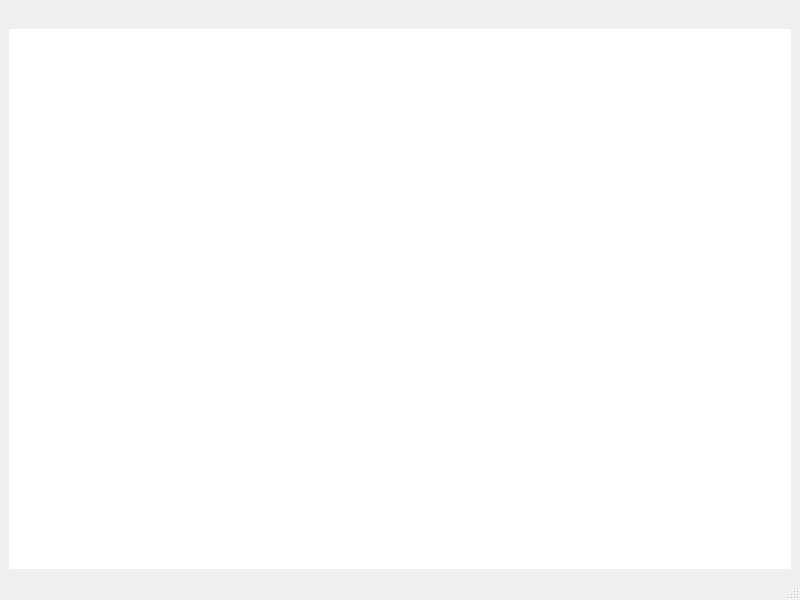
<?xml version="1.0" encoding="UTF-8"?>
<ui version="4.0">
 <class>Triselect</class>
 <widget class="QMainWindow" name="Triselect">
  <property name="geometry">
   <rect>
    <x>0</x>
    <y>0</y>
    <width>800</width>
    <height>600</height>
   </rect>
  </property>
  <property name="windowTitle">
   <string>MainWindow</string>
  </property>
  <widget class="QWidget" name="centralwidget">
   <property name="sizePolicy">
    <sizepolicy hsizetype="Expanding" vsizetype="Expanding">
     <horstretch>0</horstretch>
     <verstretch>0</verstretch>
    </sizepolicy>
   </property>
   <layout class="QVBoxLayout" name="verticalLayout_2">
    <item>
     <widget class="QLabel" name="label">
      <property name="text">
       <string> </string>
      </property>
      <property name="alignment">
       <set>Qt::AlignmentFlag::AlignCenter</set>
      </property>
     </widget>
    </item>
    <item>
     <widget class="QGraphicsView" name="graphicsView">
      <property name="frameShape">
       <enum>QFrame::Shape::NoFrame</enum>
      </property>
      <property name="frameShadow">
       <enum>QFrame::Shadow::Sunken</enum>
      </property>
      <property name="backgroundBrush">
       <brush brushstyle="NoBrush">
        <color alpha="0">
         <red>0</red>
         <green>0</green>
         <blue>0</blue>
        </color>
       </brush>
      </property>
      <property name="foregroundBrush">
       <brush brushstyle="NoBrush">
        <color alpha="0">
         <red>0</red>
         <green>0</green>
         <blue>0</blue>
        </color>
       </brush>
      </property>
     </widget>
    </item>
   </layout>
  </widget>
  <widget class="QMenuBar" name="menubar">
   <property name="geometry">
    <rect>
     <x>0</x>
     <y>0</y>
     <width>800</width>
     <height>43</height>
    </rect>
   </property>
  </widget>
  <widget class="QStatusBar" name="statusbar"/>
  <action name="actionNouvelle_partie">
   <property name="text">
    <string>Nouvelle partie</string>
   </property>
  </action>
 </widget>
 <resources/>
 <connections/>
</ui>
